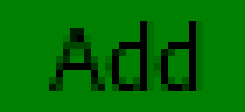
#> input picture add_button.bmp, 35 x 16 px, found by its file name (shown 7 times larger)
$ python firefly.py   (Python 2 division)
#> lines starting #> are read from the running program, lines starting #| are printed output that depends on the picture
import xlrd
import json
import os
import re
import datetime
import pyautogui
import time
import PIL
from Tkinter import Tk
from PIL import Image
import cv


# Importing Reference Images
#brandon_target = Image.open('brandon_target.bmp')
add_button = Image.open('add_button.bmp')
#> add_button is the input picture: PIL image 35x16 RGB; mean R, G, B 0, 112.4, 0
after_print = Image.open('after_print.bmp')
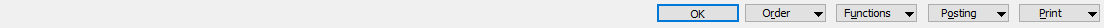
#> input picture after_print.bmp, 1104 x 28 px, found by its file name
#> after_print is the input picture: PIL image 1104x28 RGB; mean R, G, B 228.7, 230.2, 231.5
device_tab = Image.open('device_tab.bmp')
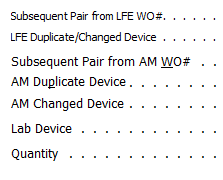
#> input picture device_tab.bmp, 223 x 180 px, found by its file name
#> device_tab is the input picture: PIL image 223x180 RGB; mean R, G, B 240.6, 240.3, 240.7
general_tab = Image.open('general_tab.bmp')
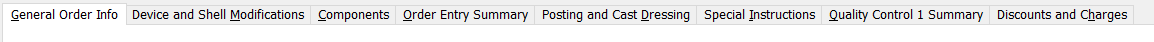
#> input picture general_tab.bmp, 1154 x 42 px, found by its file name
#> general_tab is the input picture: PIL image 1154x42 RGB; mean R, G, B 232.2, 231.7, 232.1
inside_pt_card = Image.open('inside_pt_card.bmp')
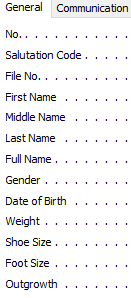
#> input picture inside_pt_card.bmp, 131 x 298 px, found by its file name
#> inside_pt_card is the input picture: PIL image 131x298 RGB; mean R, G, B 241.1, 241, 241.6
new_order = Image.open('new_order.bmp')
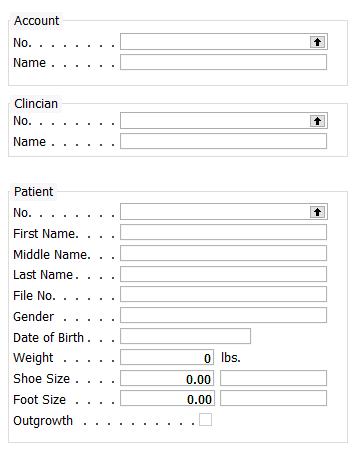
#> input picture new_order.bmp, 357 x 451 px, found by its file name
#> new_order is the input picture: PIL image 357x451 RGB; mean R, G, B 246.7, 246.7, 247
#> (the run stopped early here; a loop or call above may not have finished)
